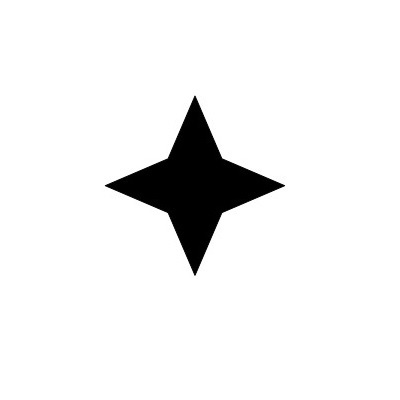
#> input picture images/4star.jpg, 400 x 400 px
$ python template_matching.py   (older library calls are emulated)
#> lines starting #> are read from the running program, lines starting #| are printed output that depends on the picture; after the words box and inside, x2 and y2 are one past the last pixel; in counts of white or black regions, pixels touching at a corner belong together; long printed decimals are rounded
import cv2
import numpy as np
import os.path

"""
cv2.matchShapes(contour template, contour, method, method parameter)

Output – match value (lower values means a closer match)
Contour Template – This is our reference contour that we’re trying to find in the new image
Contour – The individual contour we are checking against
Method – Type of contour matching (1, 2, 3)
Method Parameter – leave alone as 0.0 (not fully utilized in python OpenCV)

http://docs.opencv.org/2.4/modules/imgproc/doc/structural_analysis_and_shape_descriptors.html
"""

# Load the shape template or reference image
template = cv2.imread(os.path.dirname(__file__) + '/../../images/4star.jpg',0)
#> template is the input picture: shape (400, 400); min 0, max 255, mean 239.2
cv2.imshow('Template', template)
cv2.waitKey()

# Load the target image with the shapes we're trying to match
target = cv2.imread(os.path.dirname(__file__) + '/../../images/shapestomatch.jpg')
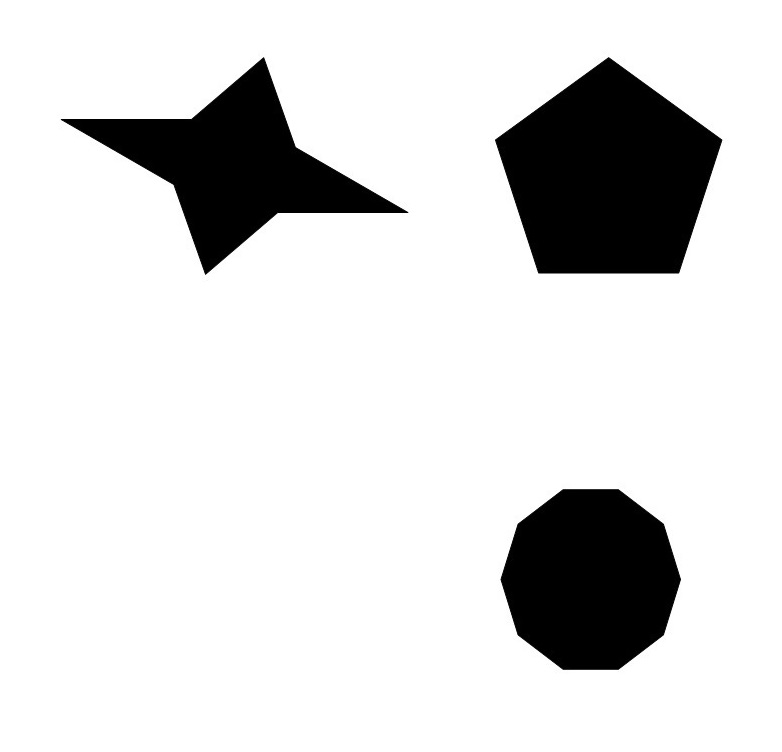
#> input picture images/shapestomatch.jpg, 782 x 752 px
#> target is the input picture: shape (752, 782, 3); min 0, max 255, mean 218.7
target_gray = cv2.cvtColor(target,cv2.COLOR_BGR2GRAY)

# Threshold both images first before using cv2.findContours
ret, thresh1 = cv2.threshold(template, 127, 255, 0)
#> thresh1: shape (400, 400); 93.8% white; 1 black region, box (x1, y1, x2, y2) and area: (105, 96, 285, 275) 9924
ret, thresh2 = cv2.threshold(target_gray, 127, 255, 0)
#> thresh2: shape (752, 782); 85.7% white; 3 black regions

# Find contours in template
# Python 3: _, contours, hierarchy = cv2.findContours(thresh1, cv2.RETR_CCOMP, cv2.CHAIN_APPROX_SIMPLE)
contours, hierarchy = cv2.findContours(thresh1, cv2.RETR_CCOMP, cv2.CHAIN_APPROX_SIMPLE)
#> contours = 2 contours; box (x1, y1, x2, y2) and area: (0, 0, 400, 400) 159201, (104, 95, 286, 276) 10174

# We need to sort the contours by area so that we can remove the largest
# contour which is the image outline (frame)
sorted_contours = sorted(contours, key=cv2.contourArea, reverse=True)
#> sorted_contours has the same summary as contours

# We extract the second largest contour which will be our template contour
template_contour = contours[1]
#> template_contour = contour of 430 points, box (x1, y1, x2, y2) (104, 95, 286, 276), area 10174

# Extract contours from the target image
# Python 3: _, contours, hierarchy = cv2.findContours(thresh2, cv2.RETR_CCOMP, cv2.CHAIN_APPROX_SIMPLE)
contours, hierarchy = cv2.findContours(thresh2, cv2.RETR_CCOMP, cv2.CHAIN_APPROX_SIMPLE)
#> contours = 4 contours; box (x1, y1, x2, y2) and area: (0, 0, 782, 752) 586531, (494, 56, 723, 275) 34420, (500, 488, 682, 671) 25449, (60, 56, 409, 276) 25005

best_match = (1.0, [])
for c in contours:
    # Iterate through each contour in the target image and
    # use cv2.matchShapes to compare contour shapes
    # Lower values indicate a better match
    match = cv2.matchShapes(template_contour, c, 3, 0.0)
    print(match)
    if match <= best_match[0]:
        best_match = (match, c)
#> this loop made 4 passes
#> (match, best_match) on pass 1: (0.131, (0.131, [[0, 0], [0, 751], [781, 751], [781, 0]]))
#> match on passes 2 to 4: 0.159, 0.15, 0.0709
#| 0.1308
#| 0.159
#| 0.1499
#| 0.07094
#> after the loop, best_match = 2 items, first 2: 0.0709, contour of 363 points, box (x1, y1, x2, y2) (60, 56, 409, 276), area 25005

cv2.drawContours(target, [best_match[1]], -1, (0,255,0), 3)
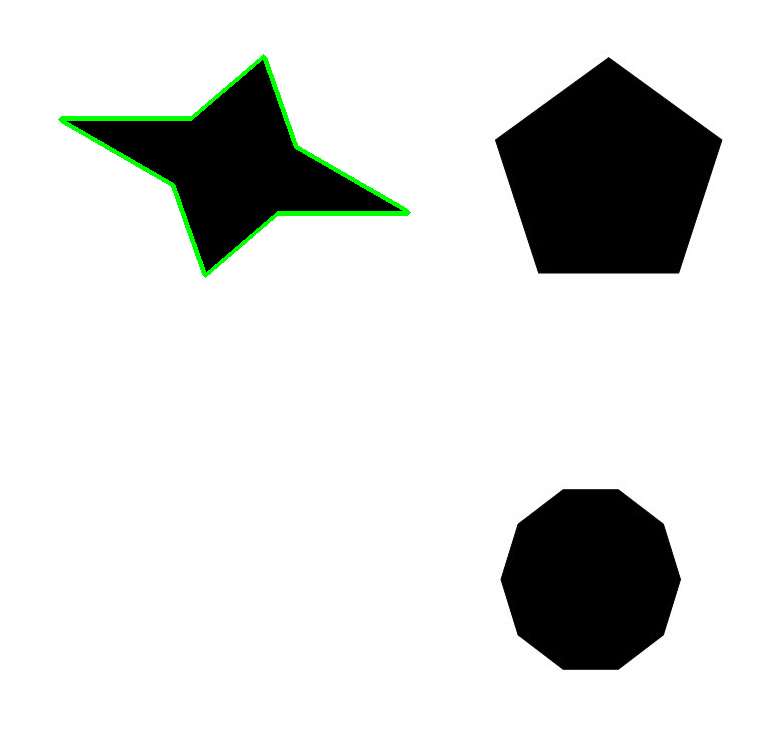
#> target: shape (752, 782, 3); 0.69% of pixels changed, all inside (x1, y1, x2, y2) = (58, 54, 411, 278)
cv2.imshow('Output', target)
cv2.waitKey()
cv2.destroyAllWindows()
